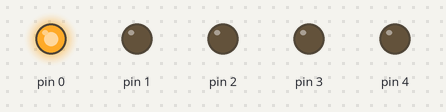
A sketch run on a simulated Arduino Uno, built with avr-gcc and run on an emulated ATmega328P. On the bench: output pins drawn as LEDs (lit = HIGH).

Above: at 0.2 s.
At 1.2 s:
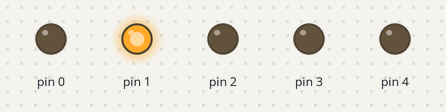
At 3.2 s:
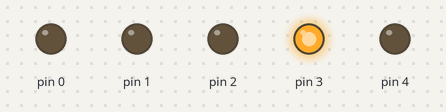
At 4.2 s:
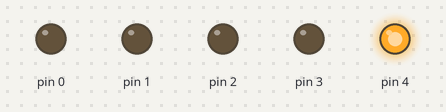
At 6.0 s:
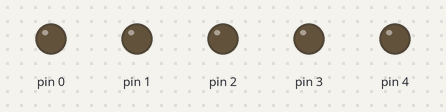
At 11.7 s:
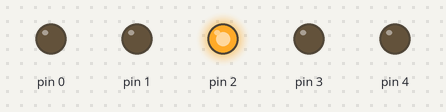
Timing chart, 0 to 12.4 s (numbered marks = the images above):
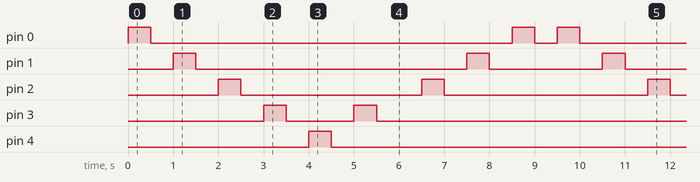

Measured:
- by itself, pin 0: repeats every 9.5 s: LOW 8.0 s, HIGH 0.50 s, LOW 0.50 s, HIGH 0.50 s
- by itself, pin 1: repeats every 9.5 s: LOW 6.0 s, HIGH 0.50 s, LOW 2.5 s, HIGH 0.50 s
- by itself, pin 2: alternates HIGH for 0.50 s and LOW for 4.0 s
- by itself, pin 3: repeats every 9.5 s: LOW 1.5 s, HIGH 0.50 s, LOW 7.0 s, HIGH 0.50 s
- by itself, pin 4: alternates HIGH for 0.50 s and LOW for 9.0 s

The sketch:

dazzling_borwo1__1_.ino
```cpp
// C++ code
//
void setup()
{
  pinMode(0, OUTPUT);
  pinMode(1, OUTPUT);
  pinMode(2, OUTPUT);
  pinMode(3, OUTPUT);
  pinMode(4, OUTPUT);


}

void loop()
{
  digitalWrite(0, HIGH);
  delay(500); // Wait for 1000 millisecond(s)
  digitalWrite(0, LOW);
  delay(500);
  digitalWrite(1, HIGH);
  delay(500); // Wait for 1000 millisecond(s)
  digitalWrite(1, LOW);
  delay(500);
  digitalWrite(2, HIGH);
  delay(500); // Wait for 1000 millisecond(s)
  digitalWrite(2, LOW);
  delay(500);
  digitalWrite(3, HIGH);
  delay(500); // Wait for 1000 millisecond(s)
  digitalWrite(3, LOW);
  delay(500); // Wait for
  digitalWrite(4, HIGH);
  delay(500); // Wait for 1000 millisecond(s)
  digitalWrite(4, LOW);
  delay(500);
  digitalWrite(3, HIGH);
  delay(500); // Wait for 1000 millisecond(s)
  digitalWrite(3, LOW);
  delay(500); // Wait for
  delay(500); // Wait for
  digitalWrite(2, HIGH);
  delay(500); // Wait for 1000 millisecond(s)
  digitalWrite(2, LOW);
  delay(500);
  digitalWrite(1, HIGH);
  delay(500); // Wait for 1000 millisecond(s)
  digitalWrite(1, LOW);
  delay(500);
  digitalWrite(0, HIGH);
  delay(500); // Wait for 1000 millisecond(s)
  digitalWrite(0, LOW);
  delay(500);
}
```
